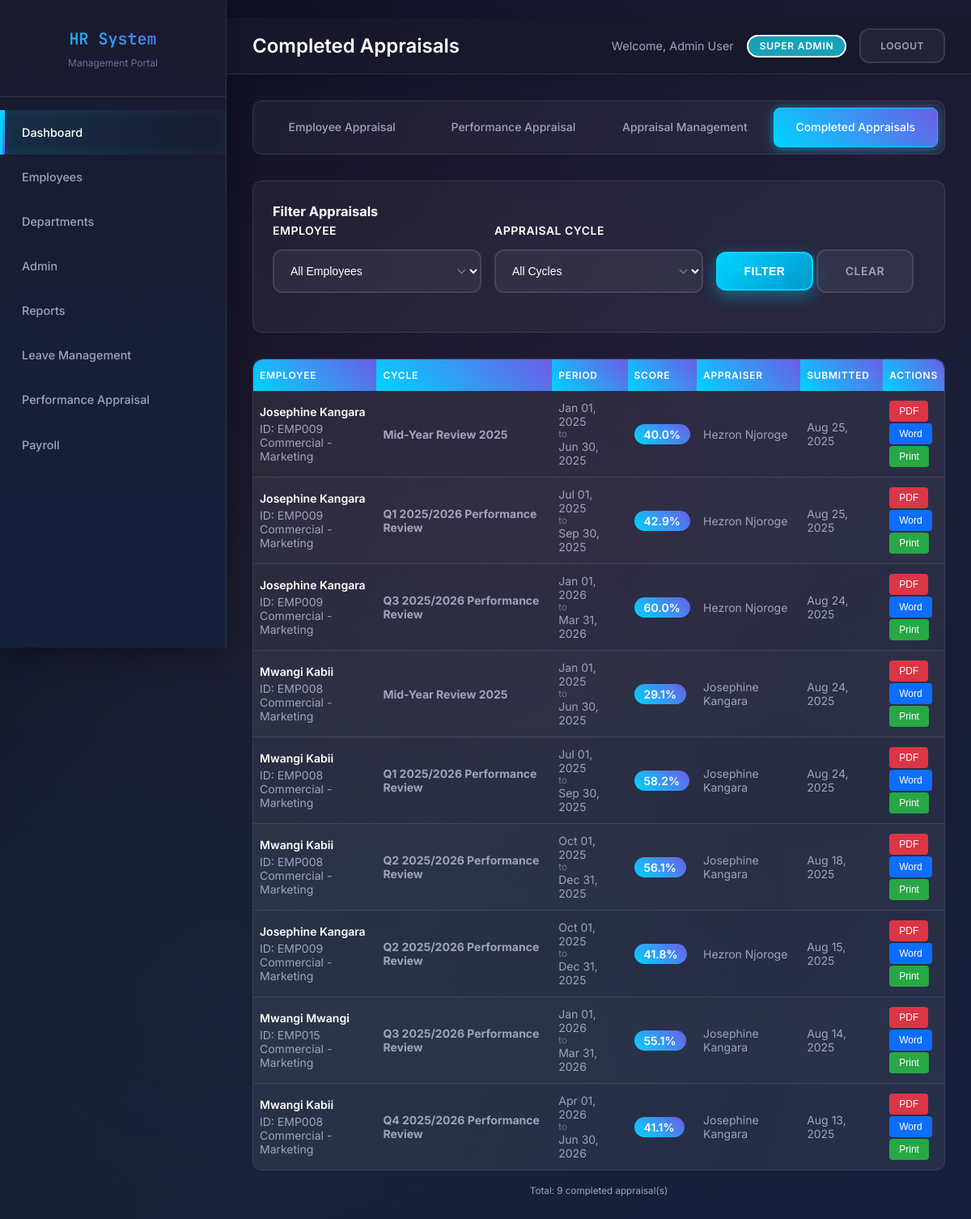
The page /completed_appraisals.php (signed in) on the database its author committed.
### tables this page shows
CREATE TABLE `employee_appraisals` (
  `id` int(11) NOT NULL,
  `employee_id` int(11) NOT NULL,
  `appraiser_id` int(11) NOT NULL,
  `appraisal_cycle_id` int(11) NOT NULL,
  `employee_comment` text DEFAULT NULL,
  `employee_comment_date` timestamp NULL DEFAULT NULL,
  `supervisors_comment` text NOT NULL,
  `supervisors_comment_date` datetime NOT NULL DEFAULT current_timestamp(),
  `submitted_at` timestamp NULL DEFAULT NULL,
  `status` enum('draft','awaiting_employee','submitted','completed','awaiting_submission') DEFAULT 'draft',
  `created_at` timestamp NOT NULL DEFAULT current_timestamp(),
  `updated_at` timestamp NOT NULL DEFAULT current_timestamp() ON UPDATE current_timestamp()
);

CREATE TABLE `employees` (
  `id` int(11) NOT NULL,
  `employee_id` varchar(50) DEFAULT NULL,
  `first_name` varchar(100) DEFAULT NULL,
  `last_name` varchar(100) DEFAULT NULL,
  `gender` varchar(10) NOT NULL,
  `national_id` int(10) NOT NULL,
  `email` varchar(255) DEFAULT NULL,
  `designation` varchar(50) NOT NULL,
  `phone` varchar(20) DEFAULT NULL,
  `date_of_birth` date NOT NULL,
  `address` text DEFAULT NULL,
  `department_id` int(11) DEFAULT NULL,
  `section_id` int(11) DEFAULT NULL,
  `position` varchar(100) DEFAULT NULL,
  `salary` decimal(10,2) DEFAULT NULL,
  `hire_date` date DEFAULT NULL,
  `employment_type` varchar(20) NOT NULL,
  `employee_type` varchar(20) NOT NULL,
  `profile_image_url` varchar(500) DEFAULT NULL,
  `created_at` timestamp NOT NULL DEFAULT current_timestamp(),
  `updated_at` timestamp NOT NULL DEFAULT current_timestamp() ON UPDATE current_timestamp(),
  `employee_status` enum('active','inactive','resigned','fired','retired') NOT NULL DEFAULT 'active'
);

CREATE TABLE `departments` (
  `id` int(11) NOT NULL,
  `name` varchar(100) NOT NULL,
  `description` text DEFAULT NULL,
  `created_at` timestamp NOT NULL DEFAULT current_timestamp(),
  `updated_at` timestamp NOT NULL DEFAULT current_timestamp() ON UPDATE current_timestamp()
);

CREATE TABLE `sections` (
  `id` int(11) NOT NULL,
  `name` varchar(100) NOT NULL,
  `description` text DEFAULT NULL,
  `department_id` int(11) DEFAULT NULL,
  `created_at` timestamp NOT NULL DEFAULT current_timestamp(),
  `updated_at` timestamp NOT NULL DEFAULT current_timestamp() ON UPDATE current_timestamp()
);

CREATE TABLE `appraisal_cycles` (
  `id` int(11) NOT NULL,
  `name` varchar(100) NOT NULL,
  `start_date` date NOT NULL,
  `end_date` date NOT NULL,
  `status` enum('active','inactive','completed') DEFAULT 'active',
  `created_at` timestamp NOT NULL DEFAULT current_timestamp(),
  `updated_at` timestamp NOT NULL DEFAULT current_timestamp() ON UPDATE current_timestamp()
);

### completed_appraisals.php (the view, shortened to what this page needs)
<?php
$conn = getConnection();
$user = [
    'first_name' => isset($_SESSION['user_name']) ? explode(' ', $_SESSION['user_name'])[0] : 'User',
    'last_name' => isset($_SESSION['user_name']) ? (explode(' ', $_SESSION['user_name'])[1] ?? '') : '',
    'role' => $_SESSION['user_role'] ?? 'guest',
    'id' => $_SESSION['user_id'],
    'employee_id' => $_SESSION['employee_id'] ?? null
];
function hasPermission($requiredRole) {
    $roleHierarchy = [
        'super_admin' => 5,
        'hr_manager' => 4,
        'managing_director' => 4,
        'dept_head' => 3,
        'section_head' => 2,
        'manager' => 1,
        'officer' => 0,
        'employee' => 0
    ];
    $userLevel = $roleHierarchy[$_SESSION['user_role']] ?? 0;
    $requiredLevel = $roleHierarchy[$requiredRole] ?? 0;
    return $userLevel >= $requiredLevel;
}
$appraisalsQuery = "
    SELECT
        ea.*,
        ac.name as cycle_name,
        ac.start_date,
        ac.end_date,
        e.first_name,
        e.last_name,
        e.employee_id as emp_id,
        d.name as department_name,
        s.name as section_name,
        e_appraiser.first_name as appraiser_first_name,
        e_appraiser.last_name as appraiser_last_name
    FROM employee_appraisals ea
    JOIN employees e ON ea.employee_id = e.id
    LEFT JOIN departments d ON e.department_id = d.id
    LEFT JOIN sections s ON e.section_id = s.id
    JOIN appraisal_cycles ac ON ea.appraisal_cycle_id = ac.id
    JOIN employees e_appraiser ON ea.appraiser_id = e_appraiser.id
    WHERE ea.status = 'submitted'
";
$appraisalsQuery .= " ORDER BY ea.submitted_at DESC, ac.start_date DESC";
$appraisalsStmt = $conn->prepare($appraisalsQuery);
$appraisalsStmt->execute();
$appraisals = $appraisalsStmt->get_result()->fetch_all(MYSQLI_ASSOC);
$scores_by_appraisal = [];
if (!empty($appraisals)) {
    $appraisal_ids = array_column($appraisals, 'id');
    $placeholders = str_repeat('?,', count($appraisal_ids) - 1) . '?';
    $scoresQuery = "
        SELECT
            as_.*,
            pi.max_score,
            pi.name as indicator_name
        FROM appraisal_scores as_
        JOIN performance_indicators pi ON as_.performance_indicator_id = pi.id
        WHERE as_.employee_appraisal_id IN ($placeholders)
    ";
    $scoresStmt = $conn->prepare($scoresQuery);
    $types = str_repeat('i', count($appraisal_ids));
    $scoresStmt->bind_param($types, ...$appraisal_ids);
    $scoresStmt->execute();
    $scores = $scoresStmt->get_result()->fetch_all(MYSQLI_ASSOC);
    foreach ($scores as $score) {
        $scores_by_appraisal[$score['employee_appraisal_id']][] = $score;
    }
}
?>
<!DOCTYPE html>
<html lang="en">
<head>
    <link rel="stylesheet" href="style.css">
</head>
<body>
    <div class="container">
        <div class="sidebar">
            <div class="sidebar-brand">
                <h1>HR System</h1>
                <p>Management Portal</p>
            </div>
           <nav class="nav">
                <ul>
                    <li><a href="dashboard.php" class="active">Dashboard</a></li>
                    <li><a href="employees.php">Employees</a></li>
                    <?php if (hasPermission('hr_manager')): ?>
                    <li><a href="departments.php">Departments</a></li>
                    <?php endif; ?>
                    <?php if (hasPermission('super_admin')): ?>
                   <li><a href="admin.php?tab=users">Admin</a></li>
                   <?php elseif (hasPermission('hr_manager')): ?>
                  <li><a href="admin.php?tab=financial">Admin</a></li>
                   <?php endif; ?>
                    <?php if (hasPermission('hr_manager')): ?>
                    <li><a href="reports.php">Reports</a></li>
                    <?php endif; ?>
                    <?php if (hasPermission('hr_manager')|| hasPermission('super_admin')||hasPermission('dept_head')||hasPermission('officer')): ?>
                    <li><a href="leave_management.php">Leave Management</a></li>
                    <?php endif; ?>
                    <li><a href="employee_appraisal.php">Performance Appraisal</a></li>
                    <li><a href="payroll_management.php" ><i class="fas fa-money-check"></i> Payroll</a></li>
                </ul>
            </nav>
        </div>
        <div class="main-content">
            <div class="header">
                <h1>Completed Appraisals</h1>
                <div class="user-info">
                    <span>Welcome, <?php echo htmlspecialchars($user['first_name'] . ' ' . $user['last_name']); ?></span>
                    <span class="badge badge-info"><?php echo ucwords(str_replace('_', ' ', $user['role'])); ?></span>
                    <a href="logout.php" class="btn btn-secondary btn-sm">Logout</a>
                </div>
            </div>
            <div class="content">
                <div class="leave-tabs">
                    <a href="employee_appraisal.php" class="leave-tab ">Employee Appraisal</a>
                    <?php if(in_array($user['role'], ['hr_manager', 'super_admin', 'manager','managing_director', 'section_head', 'dept_head'])): ?>
                        <a href="performance_appraisal.php" class="leave-tab ">Performance Appraisal</a>
                    <?php endif; ?>
                    <?php if(in_array($user['role'], ['hr_manager', 'super_admin','managing_director'])): ?>
                        <a href="appraisal_management.php" class="leave-tab">Appraisal Management</a>
                    <?php endif; ?>
                        <a href="completed_appraisals.php" class="leave-tab active">Completed Appraisals</a>
                </div>
                <div class="filters-section">
                    <h3>Filter Appraisals</h3>
                    <form method="GET" action="">
                        <div class="filters-grid">
                            <?php if (hasPermission('hr_manager') || hasPermission('dept_head') || hasPermission('manager') || hasPermission('section_head')): ?>
                            <div class="form-group">
                                <label for="employee_id">Employee</label>
                                <select name="employee_id" id="employee_id" class="form-control">
                                    <option value="">All Employees</option>
                                </select>
                            </div>
                            <?php endif; ?>
                            <div class="form-group">
                                <label for="cycle_id">Appraisal Cycle</label>
                                <select name="cycle_id" id="cycle_id" class="form-control">
                                    <option value="">All Cycles</option>
                                </select>
                            </div>
                            <div class="form-group">
                                <button type="submit" class="btn btn-primary">Filter</button>
                                <a href="completed_appraisals.php" class="btn btn-secondary">Clear</a>
                            </div>
                        </div>
                    </form>
                </div>
                <?php if (!empty($appraisals)): ?>
                    <div class="appraisals-table">
                        <table class="table">
                            <thead>
                                <tr>
                                    <th>Employee</th>
                                    <th>Cycle</th>
                                    <th>Period</th>
                                    <th>Score</th>
                                    <th>Appraiser</th>
                                    <th>Submitted</th>
                                    <th>Actions</th>
                                </tr>
                            </thead>
                            <tbody>
                                <?php foreach ($appraisals as $appraisal):
                                    $appraisal_scores = $scores_by_appraisal[$appraisal['id']] ?? [];
                                    $total_score = 0;
                                    $total_max = 0;
                                    foreach ($appraisal_scores as $score) {
                                        $total_score += $score['score'];
                                        $total_max += $score['max_score'];
                                    }
                                    $final_percentage = $total_max > 0 ? ($total_score / $total_max) * 100 : 0;
                                ?>
                                    <tr>
                                        <td>
                                            <div class="employee-info">
                                                <?php echo htmlspecialchars($appraisal['first_name'] . ' ' . $appraisal['last_name']); ?>
                                            </div>
                                            <div class="employee-details">
                                                ID: <?php echo htmlspecialchars($appraisal['emp_id']); ?><br>
                                                <?php echo htmlspecialchars($appraisal['department_name'] ?? 'N/A'); ?>
                                                <?php if ($appraisal['section_name']): ?>
                                                    - <?php echo htmlspecialchars($appraisal['section_name']); ?>
                                                <?php endif; ?>
                                            </div>
                                        </td>
                                        <td>
                                            <strong><?php echo htmlspecialchars($appraisal['cycle_name']); ?></strong>
                                        </td>
                                        <td>
                                            <div>
                                                <?php echo date('M d, Y', strtotime($appraisal['start_date'])); ?><br>
                                                <small class="text-muted">to</small><br>
                                                <?php echo date('M d, Y', strtotime($appraisal['end_date'])); ?>
                                            </div>
                                        </td>
                                        <td>
                                            <span class="score-badge"><?php echo number_format($final_percentage, 1); ?>%</span>
                                        </td>
                                        <td>
                                            <?php echo htmlspecialchars($appraisal['appraiser_first_name'] . ' ' . $appraisal['appraiser_last_name']); ?>
                                        </td>
                                        <td>
                                            <?php echo date('M d, Y', strtotime($appraisal['submitted_at'])); ?>
                                        </td>
                                        <td>
                                            <div class="export-buttons">
                                                <form method="POST" action="" style="display: inline;">
                                                    <button type="submit" name="export" class="btn-export btn-pdf" title="Export PDF">PDF</button>
                                                </form>
                                                <form method="POST" action="" style="display: inline;">
                                                    <button type="submit" name="export" class="btn-export btn-word" title="Export Word">Word</button>
                                                </form>
                                                <form method="POST" action="" target="_blank" style="display: inline;">
                                                    <button type="submit" name="export" class="btn-export btn-print" title="Print">Print</button>
                                                </form>
                                            </div>
                                        </td>
                                    </tr>
                                <?php endforeach; ?>
                            </tbody>
                        </table>
                    </div>
                    <div style="margin-top: 1rem; text-align: center; color: var(--text-secondary);">
                        <small>Total: <?php echo count($appraisals); ?> completed appraisal(s)</small>
                    </div>
                <?php endif; ?>
            </div>
        </div>
    </div>
</body>
</html>

### rows shown on the page
employee_appraisals: employee.last_name "Josephine Kangara", employee.employee_id "EMP009", departments.name "Commercial", sections.name "Marketing", appraisal_cycle.name "Mid-Year Review 2025", appraisal_cycle.start_date "Jan 01, 2025", appraisal_cycle.end_date "Jun 30, 2025", final_percentage "40.0", appraiser.last_name "Hezron Njoroge", submitted_at "Aug 25, 2025"
employee_appraisals: employee.last_name "Josephine Kangara", employee.employee_id "EMP009", departments.name "Commercial", sections.name "Marketing", appraisal_cycle.name "Q1 2025/2026 Performance Review", appraisal_cycle.start_date "Jul 01, 2025", appraisal_cycle.end_date "Sep 30, 2025", final_percentage "42.9", appraiser.last_name "Hezron Njoroge", submitted_at "Aug 25, 2025"
employee_appraisals: employee.last_name "Josephine Kangara", employee.employee_id "EMP009", departments.name "Commercial", sections.name "Marketing", appraisal_cycle.name "Q3 2025/2026 Performance Review", appraisal_cycle.start_date "Jan 01, 2026", appraisal_cycle.end_date "Mar 31, 2026", final_percentage "60.0", appraiser.last_name "Hezron Njoroge", submitted_at "Aug 24, 2025"
employee_appraisals: employee.last_name "Mwangi Kabii", employee.employee_id "EMP008", departments.name "Commercial", sections.name "Marketing", appraisal_cycle.name "Mid-Year Review 2025", appraisal_cycle.start_date "Jan 01, 2025", appraisal_cycle.end_date "Jun 30, 2025", final_percentage "29.1", appraiser.last_name "Josephine Kangara", submitted_at "Aug 24, 2025"
employee_appraisals: employee.last_name "Mwangi Kabii", employee.employee_id "EMP008", departments.name "Commercial", sections.name "Marketing", appraisal_cycle.name "Q1 2025/2026 Performance Review", appraisal_cycle.start_date "Jul 01, 2025", appraisal_cycle.end_date "Sep 30, 2025", final_percentage "58.2", appraiser.last_name "Josephine Kangara", submitted_at "Aug 24, 2025"
employee_appraisals: employee.last_name "Mwangi Kabii", employee.employee_id "EMP008", departments.name "Commercial", sections.name "Marketing", appraisal_cycle.name "Q2 2025/2026 Performance Review", appraisal_cycle.start_date "Oct 01, 2025", appraisal_cycle.end_date "Dec 31, 2025", final_percentage "56.1", appraiser.last_name "Josephine Kangara", submitted_at "Aug 18, 2025"
employee_appraisals: employee.last_name "Josephine Kangara", employee.employee_id "EMP009", departments.name "Commercial", sections.name "Marketing", appraisal_cycle.name "Q2 2025/2026 Performance Review", appraisal_cycle.start_date "Oct 01, 2025", appraisal_cycle.end_date "Dec 31, 2025", final_percentage "41.8", appraiser.last_name "Hezron Njoroge", submitted_at "Aug 15, 2025"
employee_appraisals: employee.last_name "Mwangi Mwangi", employee.employee_id "EMP015", departments.name "Commercial", sections.name "Marketing", appraisal_cycle.name "Q3 2025/2026 Performance Review", appraisal_cycle.start_date "Jan 01, 2026", appraisal_cycle.end_date "Mar 31, 2026", final_percentage "55.1", appraiser.last_name "Josephine Kangara", submitted_at "Aug 14, 2025"
employee_appraisals: employee.last_name "Mwangi Kabii", employee.employee_id "EMP008", departments.name "Commercial", sections.name "Marketing", appraisal_cycle.name "Q4 2025/2026 Performance Review", appraisal_cycle.start_date "Apr 01, 2026", appraisal_cycle.end_date "Jun 30, 2026", final_percentage "41.1", appraiser.last_name "Josephine Kangara", submitted_at "Aug 13, 2025"

### other values the page prints
$user['first_name'] . ' ' . $user['last_name'] "Admin User"
str_replace('_', ' ', $user['role']) "SUPER ADMIN"
count($appraisals) "9"
